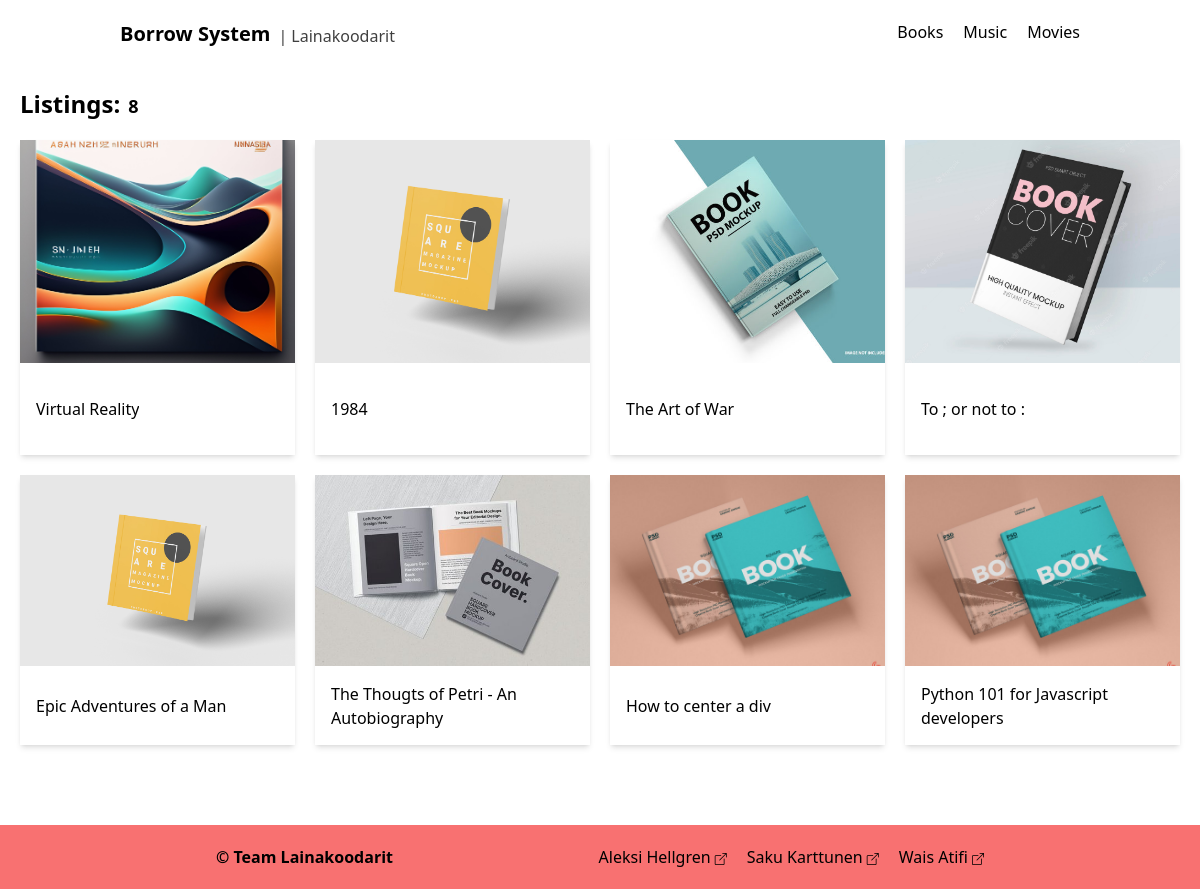
Page /list on the committed database.
### borrow/models.py (models this page shows, shortened)
class Product(models.Model):
    name = models.CharField(max_length=50)
    genre = models.CharField(max_length=30)
    amount = models.SmallIntegerField(default=0)
    description = models.TextField(
        max_length=750, default="description not available")
    date_added = models.DateField(default=datetime.date.today)
    loaned_amount = models.SmallIntegerField(default=0)
    author = models.ManyToManyField(Author)
    category = models.CharField(max_length=30)
    genre = models.CharField(max_length=30, blank=True, null=True)
    language = models.CharField(max_length=30, blank=True, null=True)
    thumbnail_path = models.CharField(max_length=50)
    class Meta:
        ordering = ["name"]

### borrow/views.py (the view)
# urls.py: path('list', views.ProductListView.as_view(), name='list'),
class ProductListView(generic.ListView):
    template_name = 'borrow/product_list.html'
    context_object_name = 'listings'
    model = Product
    def get_queryset(self):
        queryset = Product.objects
        category_filter = self.request.GET.get('category')
        if category_filter:
            queryset = queryset.filter(category=category_filter)
        return queryset.order_by('-date_added')

### borrow/templates/borrow/product_list.html (shortened to what this page needs)
{% extends 'base.html' %}
{% block content %}
  <header class="max-w-[1200px] mx-auto px-5 my-5">
    <div class="flex items-end gap-x-2 text-lg font-semibold">
      <h1 class="text-2xl font-bold">Listings:</h1>
      <p>{{ listings.count }}</p>
    </div>
  </header>
  <section class="max-w-[1200px] mx-auto px-5 mb-20">
    <div class="grid gap-5 sm:grid-cols-2 md:grid-cols-3 lg:grid-cols-4">
    {% for listing in listings %}
      <a href="{% url 'borrow:product' listing.id %}" draggable="false"
        class="product-card shadow-md flex flex-col select-none group">
        <div class="product-img overflow-hidden group relative sm:h-5/6">
          {% load static %}
          <img src="{% static listing.thumbnail_path %}" alt="{{ listing.name}} -thumbnail" width="200" height="200" draggable="false"
          class="object-cover w-full h-full transition-all group-hover:scale-110"/>
        </div>
        <div class="product-info px-4 py-2 flex items-center sm:h-2/6">
          <h3 class="line-clamp-1 group-hover:underline sm:line-clamp-2">{{ listing.name }}</h3>
        </div>
      </a>
    {% endfor %}
    </div>
  </section>
{% endblock %}

### rows in the picture
Product: thumbnail_path (placeholder picture), name "Virtual Reality"
Product: thumbnail_path (placeholder picture), name "1984"
Product: thumbnail_path (placeholder picture), name "The Art of War"
Product: thumbnail_path (placeholder picture), name "To ; or not to :"
Product: thumbnail_path (placeholder picture), name "Epic Adventures of a Man"
Product: thumbnail_path (placeholder picture), name "The Thougts of Petri - An Autobiography"
Product: thumbnail_path (placeholder picture), name "How to center a div"
Product: thumbnail_path (placeholder picture), name "Python 101 for Javascript developers"

### other values in the picture
{{ listings.count }} "8"
